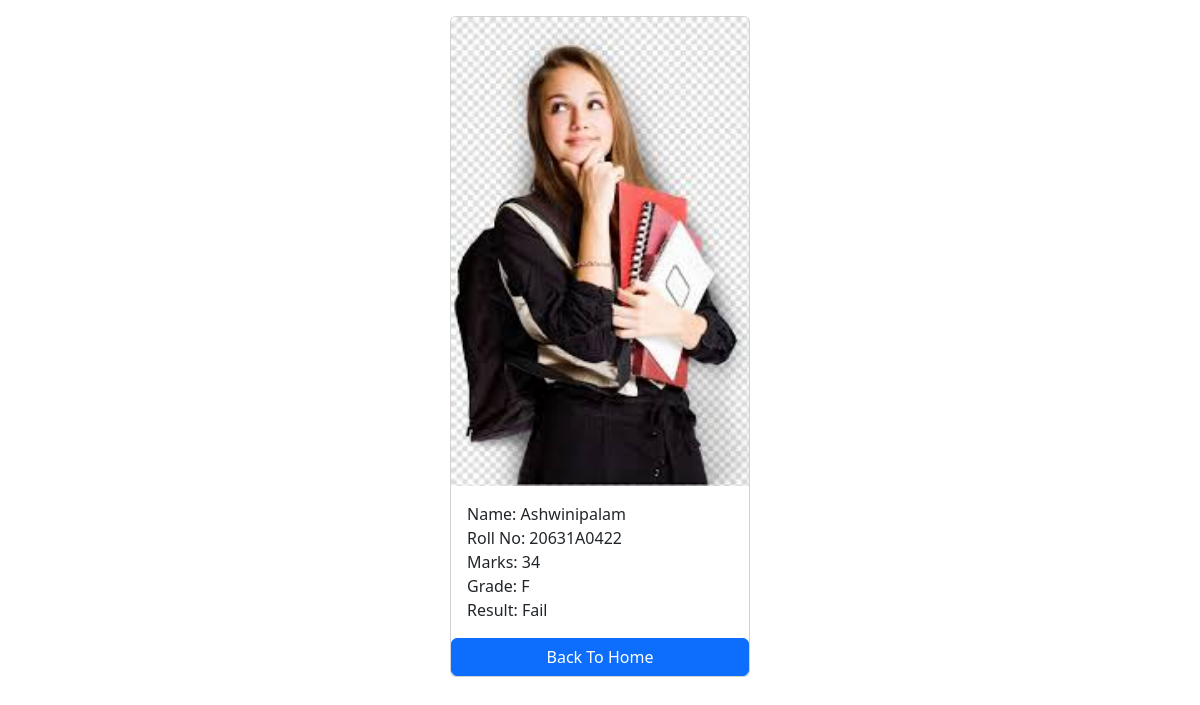
The page /students/3/ on the database its author committed.
### marks/models.py (models this page shows, shortened)
class Student(models.Model):
    first_name=models.CharField(max_length=100)
    last_name=models.CharField(max_length=100)
    photo=models.ImageField(upload_to='images')
    roll_number=models.CharField(max_length=10,blank=True)
    marks=models.CharField(max_length=100)
    grade=models.CharField(max_length=1)
    result=models.CharField(max_length=100)

### marks/views.py (the view)
# urls.py: path('<int:pk>/',views.student_detail,name='student_detail'),
def student_detail(request,pk):
    student=get_object_or_404(Student,pk=pk)
    context={
        'student':student
    }
    return render(request,'student_detail.html',context)

### templates/student_detail.html (shortened to what this page needs)
<!DOCTYPE html>
<html lang="en">
<head>
    <link href="https://cdn.jsdelivr.net/npm/bootstrap@5.3.3/dist/css/bootstrap.min.css" rel="stylesheet">
</head>
<body>
    <div class="container mt-3">
        <div class="card mx-auto"style="width:300px">
            <img src="{{student.photo.url}}" class="card-img-top"alt="">
            <div class="card-body">
                <p class="card-text m-0">Name: {{student.first_name}}{{student.last_name}}</p>
                <p class="card-text m-0">Roll No: {{student.roll_number}}</p>
                <p class="card-text m-0">Marks: {{student.marks}}</p>
                <p class="card-text m-0">Grade: {{student.grade}}</p>
                <p class="card-text m-0">Result: {{student.result}}</p>
            </div>
            <a href="{% url "home" %}" class="btn btn-primary" >Back To Home</a>
        </div>
    </div>
</body>
</html>

### rows shown on the page
Student: photo (picture), first_name "Ashwini", last_name "palam", roll_number "20631A0422", marks "34", grade "F", result "Fail"
